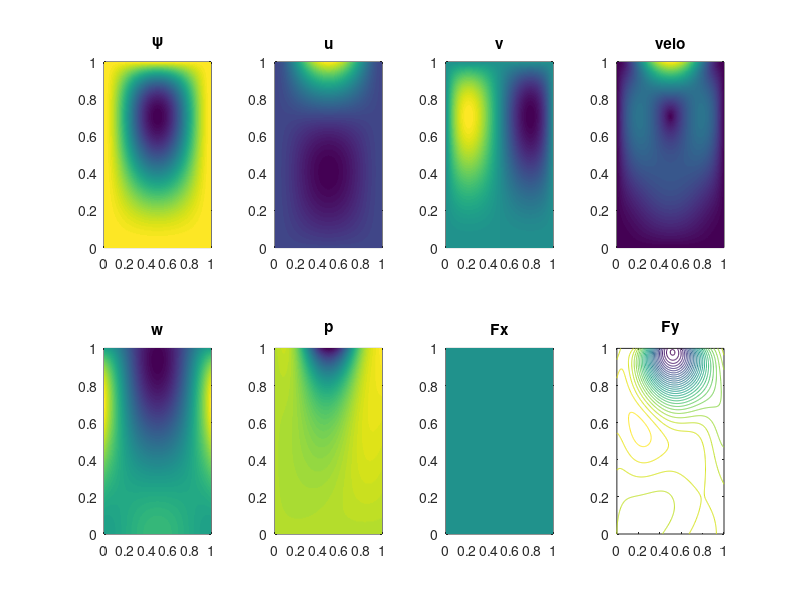

The MATLAB script that drew this image:
% Reguralized Lid-driven cavity
% Exact solution
% rapport Benjamin (ECN)

clear all
close all
clc

Re = 100;

nn = 201;

x = linspace(0,1,nn);
y = linspace(0,1,nn);

X = x'*ones(1,nn);
Y = ones(nn,1)*y;

%%%

f  = X.^4-2*X.^3+X.^2;
fp = 4*X.^3-6*X.^2+2*X;
fpp = 12*X.^2-12*X+2;
fppp = 24*X-12;
F1 = 1/5*X.^5-1/2*X.^4+1/3*X.^3;
F2 = -4*X.^6+12*X.^5-14*X.^4+8*X.^3-2*X.^2;
F3 = 1/2*f.^2;

g  = Y.^4-Y.^2;
gp = 4*Y.^3-2*Y;
gpp = 12*Y.^2-2;
gppp = 24*Y;
G1 = -24*Y.^5+8*Y.^3-4*Y;

%%%

psi = 8*f.*g;

u =  8.*f.*gp;
v = -8.*fp.*g;
velo = sqrt(u.^2+v.^2);

w = -8*fpp.*g-8*f.*gpp;

p = 8/Re*(F1.*gppp+fp.*gp)+64*F3.*(g.*gpp-gp.^2);
% p = 8/Re*(F1.*gppp+fp.*gp)+32*(f.^2.*G1-F2.*g.*gp)-64*(fp.^2-f.*fpp).*g.*gp;

Fx = 0*f;
Fy = 8/Re*(24*F1+2*fp.*gpp+fppp.*g)+64*(F3.*G1-g.*gp.*F2);



figure(2)
subplot(2,4,1)
pcolor(X,Y,psi)
shading interp
title('\psi')
subplot(2,4,2)
pcolor(X,Y,u)
shading interp
title('u')
subplot(2,4,3)
pcolor(X,Y,v)
shading interp
title('v')
subplot(2,4,4)
pcolor(X,Y,velo)
shading interp
hold on
% quiver(X,Y,u,v,'w')
axis ([0 1 0 1])
title('velo')
subplot(2,4,5)
pcolor(X,Y,w)
shading interp
title('w')
subplot(2,4,6)
pcolor(X,Y,p)
shading interp
title('p')
subplot(2,4,7)
pcolor(X,Y,Fx)
shading interp
title('Fx')
subplot(2,4,8)
contour(X,Y,Fy,-2.5:0.1:0.5)%30)%
shading interp
title('Fy')